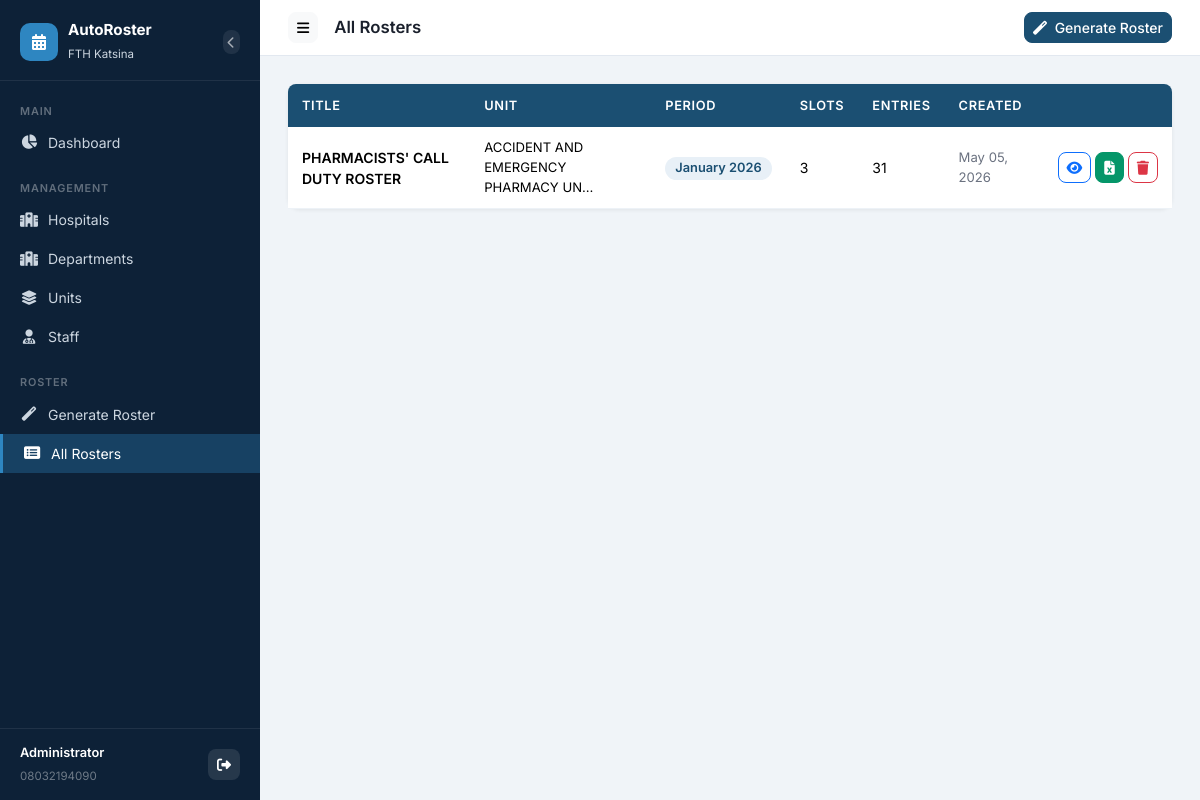
The app's page /rosters/ (signed in) with its own data.
### accounts/models.py (models this page shows)
class User(AbstractBaseUser, PermissionsMixin):
    phone_number = models.CharField(max_length=20, unique=True)
    full_name = models.CharField(max_length=200, blank=True)
    is_active = models.BooleanField(default=True)
    is_staff = models.BooleanField(default=False)
    date_joined = models.DateTimeField(auto_now_add=True)
    objects = UserManager()
    USERNAME_FIELD = 'phone_number'
    REQUIRED_FIELDS = []
    def __str__(self):
        return self.full_name or self.phone_number

### roster/models.py (models this page shows, shortened)
class Roster(models.Model):
    unit = models.ForeignKey(Unit, on_delete=models.CASCADE, related_name='rosters')
    roster_title = models.CharField(max_length=200, default="PHARMACISTS' CALL DUTY ROSTER")
    month = models.IntegerField(choices=MONTH_CHOICES)
    year = models.IntegerField()
    num_slots = models.IntegerField(default=3, choices=[(1, '1 Slot'), (2, '2 Slots'), (3, '3 Slots')])
    slot1_label = models.CharField(max_length=100, default='FIRST ON CALL')
    slot2_label = models.CharField(max_length=100, default='SECOND ON CALL')
    slot3_label = models.CharField(max_length=100, default='THIRD ON CALL')
    created_at = models.DateTimeField(auto_now_add=True)
    updated_at = models.DateTimeField(auto_now=True)
    class Meta:
        ordering = ['-year', '-month']
        unique_together = ['unit', 'month', 'year']

class Unit(models.Model):
    department = models.ForeignKey(Department, on_delete=models.CASCADE, related_name='units')
    unit_name = models.CharField(max_length=200)
    class Meta:
        ordering = ['department__department_name', 'unit_name']

### roster/views.py (the view)
# urls.py: path('rosters/', views.roster_list, name='roster_list'),
@login_required
def roster_list(request):
    rosters = Roster.objects.select_related('unit__department__hospital').all()
    return render(request, 'roster/roster_list.html', {'rosters': rosters})

### roster/templates/roster/roster_list.html (shortened to what this page needs)
{% extends 'roster/base.html' %}
{% block page_title %}All Rosters{% endblock %}
{% block topbar_actions %}
  <a href="{% url 'roster_generate' %}" class="btn btn-primary btn-sm">
    <i class="fas fa-magic me-1"></i> Generate Roster
  </a>
{% endblock %}
{% block content %}
<div class="card">
  <div class="card-body p-0">
    <table class="table table-modern mb-0">
      <thead>
        <tr>
          <th>Title</th>
          <th>Unit</th>
          <th>Period</th>
          <th>Slots</th>
          <th>Entries</th>
          <th>Created</th>
          <th></th>
        </tr>
      </thead>
      <tbody>
        {% for r in rosters %}
        <tr>
          <td style="font-weight:600;font-size:.875rem;">{{ r.roster_title }}</td>
          <td style="font-size:.82rem;">{{ r.unit.unit_name|truncatechars:35 }}</td>
          <td>
            <span class="badge" style="background:#e8f0f7;color:#1B4F72;font-weight:600;font-size:.8rem;padding:5px 10px;border-radius:20px;">
              {{ r.get_month_display }} {{ r.year }}
            </span>
          </td>
          <td style="font-size:.875rem;">{{ r.num_slots }}</td>
          <td style="font-size:.875rem;">{{ r.entries.count }}</td>
          <td style="font-size:.82rem;color:#6b7280;">{{ r.created_at|date:"M d, Y" }}</td>
          <td class="text-end">
            <div class="d-flex gap-1 justify-content-end">
              <a href="{% url 'roster_detail' r.pk %}" class="btn btn-sm btn-outline-primary" title="View">
                <i class="fas fa-eye"></i>
              </a>
              <a href="{% url 'roster_export' r.pk %}" class="btn btn-sm btn-success" title="Export Excel">
                <i class="fas fa-file-excel"></i>
              </a>
              <a href="{% url 'roster_delete' r.pk %}" class="btn btn-sm btn-outline-danger" title="Delete">
                <i class="fas fa-trash"></i>
              </a>
            </div>
          </td>
        </tr>
        {% endfor %}
      </tbody>
    </table>
  </div>
</div>
{% endblock %}

### roster/templates/roster/base.html (shortened to what this page needs)
<!DOCTYPE html>
<html lang="en">
<head>
  <link href="https://cdn.jsdelivr.net/npm/bootstrap@5.3.3/dist/css/bootstrap.min.css" rel="stylesheet">
  <link href="https://cdnjs.cloudflare.com/ajax/libs/font-awesome/6.5.0/css/all.min.css" rel="stylesheet">
</head>
<body>
<nav id="sidebar">
  <div class="sidebar-brand d-flex align-items-center justify-content-between">
    <div class="d-flex align-items-center">
      <div class="sidebar-logo">
        <i class="fas fa-calendar-alt text-white"></i>
      </div>
      <div>
        <h5>AutoRoster</h5>
        <small>FTH Katsina</small>
      </div>
    </div>
    <button id="sidebarClose" class="btn btn-sm p-1 ms-2" style="background:rgba(255,255,255,0.08);color:rgba(255,255,255,0.6);line-height:1;" title="Collapse sidebar">
      <i class="fas fa-chevron-left" style="font-size:0.75rem;"></i>
    </button>
  </div>
  <div class="sidebar-nav">
    <div class="nav-section-label">Main</div>
    <a href="{% url 'dashboard' %}" class="nav-link {% if request.resolver_match.url_name == 'dashboard' %}active{% endif %}">
      <i class="fas fa-chart-pie"></i> Dashboard
    </a>
    <div class="nav-section-label mt-2">Management</div>
    <a href="{% url 'hospital_list' %}" class="nav-link {% if 'hospital' in request.resolver_match.url_name %}active{% endif %}">
      <i class="fas fa-hospital-alt"></i> Hospitals
    </a>
    <a href="{% url 'department_list' %}" class="nav-link {% if 'department' in request.resolver_match.url_name %}active{% endif %}">
      <i class="fas fa-hospital"></i> Departments
    </a>
    <a href="{% url 'unit_list' %}" class="nav-link {% if 'unit' in request.resolver_match.url_name %}active{% endif %}">
      <i class="fas fa-layer-group"></i> Units
    </a>
    <a href="{% url 'staff_list' %}" class="nav-link {% if 'staff' in request.resolver_match.url_name and 'api' not in request.resolver_match.url_name %}active{% endif %}">
      <i class="fas fa-user-md"></i> Staff
    </a>
    <div class="nav-section-label mt-2">Roster</div>
    <a href="{% url 'roster_generate' %}" class="nav-link {% if request.resolver_match.url_name == 'roster_generate' %}active{% endif %}">
      <i class="fas fa-magic"></i> Generate Roster
    </a>
    <a href="{% url 'roster_list' %}" class="nav-link {% if request.resolver_match.url_name == 'roster_list' %}active{% endif %}">
      <i class="fas fa-list-alt"></i> All Rosters
    </a>
  </div>
  <div class="sidebar-footer">
    <div class="d-flex align-items-center justify-content-between">
      <div>
        <div style="color:#fff;font-size:.8rem;font-weight:600;">{{ request.user }}</div>
        <small style="color:rgba(255,255,255,0.4);">{{ request.user.phone_number }}</small>
      </div>
      <a href="{% url 'logout' %}" class="btn btn-sm" style="background:rgba(255,255,255,0.1);color:#fff;" title="Logout">
        <i class="fas fa-sign-out-alt"></i>
      </a>
    </div>
  </div>
</nav>
<div id="main-content">
  <div class="topbar">
    <div class="d-flex align-items-center gap-3">
      <button class="btn btn-sm btn-light" id="sidebarToggle" title="Toggle sidebar">
        <i class="fas fa-bars"></i>
      </button>
      <span class="topbar-title">{% block page_title %}Dashboard{% endblock %}</span>
    </div>
    <div class="topbar-actions">
      {% block topbar_actions %}{% endblock %}
    </div>
  </div>
  <div class="page-content">
    {% block content %}{% endblock %}
  </div>
</div>
</body>
</html>

### roster/templates/roster/base.html (style rules this page uses)
:root { --sidebar-width: 260px; --primary: #1B4F72; --primary-dark: #154360; --accent: #2E86C1; --sidebar-bg: #0d2137; --sidebar-text: #ccd6e0; --sidebar-hover: rgba(46,134,193,0.18); --sidebar-active: rgba(46,134,193,0.32); }
* { font-family: 'Inter', sans-serif; }
body { background: #f0f4f8; min-height: 100vh; }
#sidebar { width: var(--sidebar-width); min-height: 100vh; background: var(--sidebar-bg); position: fixed; top: 0; left: 0; z-index: 1000; display: flex; flex-direction: column; transition: transform 0.3s ease; }
.sidebar-brand { padding: 20px 20px 16px; border-bottom: 1px solid rgba(255,255,255,0.08); }
.sidebar-brand h5 { color: #fff; font-weight: 700; font-size: 0.95rem; margin: 0; line-height: 1.3; }
.sidebar-brand small { color: var(--sidebar-text); font-size: 0.72rem; }
.sidebar-logo { width: 38px; height: 38px; background: var(--accent); border-radius: 10px; display: flex; align-items: center; justify-content: center; margin-right: 10px; flex-shrink: 0; }
.sidebar-nav { padding: 12px 0; flex: 1; overflow-y: auto; }
.nav-section-label { color: rgba(255,255,255,0.35); font-size: 0.68rem; font-weight: 600; text-transform: uppercase; letter-spacing: 0.08em; padding: 10px 20px 4px; }
.sidebar-nav .nav-link { color: var(--sidebar-text); padding: 9px 20px; border-radius: 0; font-size: 0.875rem; display: flex; align-items: center; gap: 10px; transition: all 0.18s; }
.sidebar-nav .nav-link.active { background: var(--sidebar-active); color: #fff; border-left: 3px solid var(--accent); }
.sidebar-nav .nav-link i { width: 18px; text-align: center; font-size: 0.9rem; }
.sidebar-footer { padding: 14px 20px; border-top: 1px solid rgba(255,255,255,0.08); }
.sidebar-footer small { color: rgba(255,255,255,0.3); font-size: 0.72rem; }
#main-content { margin-left: var(--sidebar-width); min-height: 100vh; display: flex; flex-direction: column; }
.topbar { background: #fff; border-bottom: 1px solid #e2e8f0; padding: 12px 28px; display: flex; align-items: center; justify-content: space-between; position: sticky; top: 0; z-index: 500; }
.topbar-title { font-weight: 600; color: #1a202c; font-size: 1.05rem; }
.topbar-actions { display: flex; align-items: center; gap: 10px; }
.page-content { padding: 28px; flex: 1; }
.card { border: none; border-radius: 12px; box-shadow: 0 1px 4px rgba(0,0,0,0.07); }
.table-modern { border-collapse: separate; border-spacing: 0; }
.table-modern thead th { background: var(--primary); color: #fff; font-size: 0.8rem; font-weight: 600; text-transform: uppercase; letter-spacing: 0.05em; padding: 12px 14px; border: none; }
.table-modern thead th:first-child { border-radius: 8px 0 0 0; }
.table-modern thead th:last-child { border-radius: 0 8px 0 0; }
.table-modern tbody td { padding: 11px 14px; vertical-align: middle; border-color: #edf2f7; font-size: 0.875rem; }
.btn { border-radius: 8px; font-size: 0.875rem; font-weight: 500; }
.btn-primary { background: var(--primary); border-color: var(--primary); }
.btn-success { background: #059669; border-color: #059669; }
#sidebar { transition: transform 0.3s ease; }
#main-content { transition: margin-left 0.3s ease; }

### records on screen
User: user "Administrator", user.phone_number "08032194090"
Roster: roster_title "PHARMACISTS' CALL DUTY ROSTER", unit.unit_name "ACCIDENT AND EMERGENCY PHARMACY UN…", month "January", year "2026", num_slots "3", entries.count "31", created_at "May 05, 2026"
